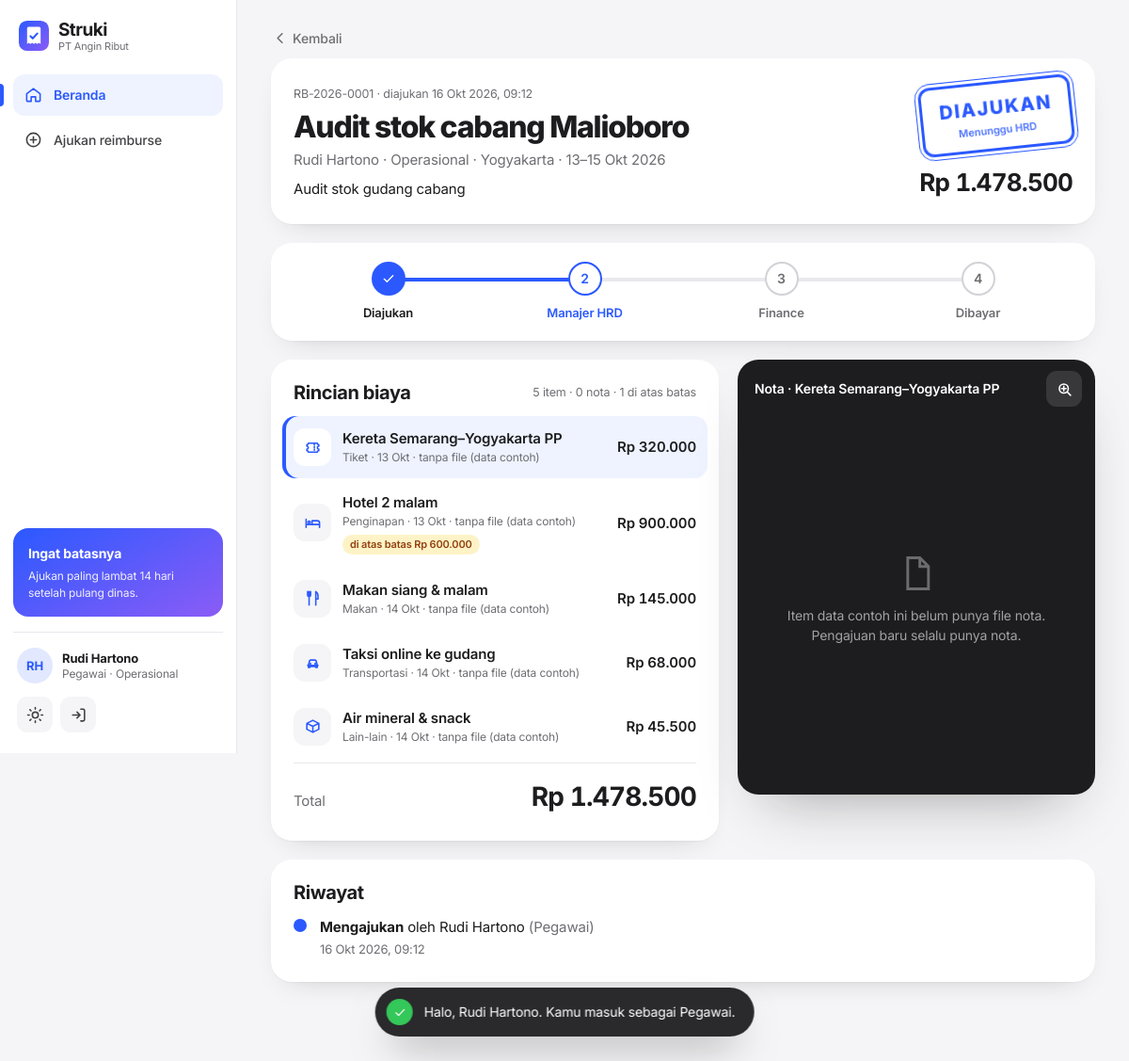
The app's page /detail.php?id=1 (signed in) with its own data.
### tables this page shows
CREATE TABLE claims (
  id              INT AUTO_INCREMENT PRIMARY KEY,
  kode            VARCHAR(20)  NOT NULL UNIQUE,
  user_id         INT NOT NULL,
  judul           VARCHAR(150) NOT NULL,
  kota_tujuan     VARCHAR(80)  NOT NULL,
  keperluan       VARCHAR(255) NOT NULL,
  tgl_berangkat   DATE NOT NULL,
  tgl_pulang      DATE NOT NULL,
  status          ENUM('diajukan','disetujui','terverifikasi','dibayar','revisi','ditolak') NOT NULL DEFAULT 'diajukan',
  total           DECIMAL(14,2) NOT NULL DEFAULT 0,
  metode_bayar    VARCHAR(50)  NULL,
  no_referensi    VARCHAR(50)  NULL,
  bukti_transfer  VARCHAR(255) NULL,
  created_at      TIMESTAMP DEFAULT CURRENT_TIMESTAMP,
  updated_at      TIMESTAMP DEFAULT CURRENT_TIMESTAMP ON UPDATE CURRENT_TIMESTAMP,
  CONSTRAINT fk_claims_user FOREIGN KEY (user_id) REFERENCES users(id)
);

CREATE TABLE users (
  id           INT AUTO_INCREMENT PRIMARY KEY,
  username     VARCHAR(30)  NOT NULL UNIQUE,
  password     VARCHAR(255) NOT NULL,
  nama         VARCHAR(100) NOT NULL,
  role         ENUM('pegawai','hrd','finance','kasir','direktur') NOT NULL DEFAULT 'pegawai',
  divisi       VARCHAR(50)  NOT NULL,
  bank         VARCHAR(30)  NULL,
  no_rekening  VARCHAR(30)  NULL,
  aktif        TINYINT(1)   NOT NULL DEFAULT 1,
  created_at   TIMESTAMP DEFAULT CURRENT_TIMESTAMP
);

CREATE TABLE claim_histories (
  id          INT AUTO_INCREMENT PRIMARY KEY,
  claim_id    INT NOT NULL,
  user_id     INT NOT NULL,
  aksi        VARCHAR(50) NOT NULL,
  catatan     TEXT NULL,
  created_at  DATETIME NOT NULL DEFAULT CURRENT_TIMESTAMP,
  CONSTRAINT fk_hist_claim FOREIGN KEY (claim_id) REFERENCES claims(id) ON DELETE CASCADE,
  CONSTRAINT fk_hist_user  FOREIGN KEY (user_id)  REFERENCES users(id)
);

CREATE TABLE claim_items (
  id          INT AUTO_INCREMENT PRIMARY KEY,
  claim_id    INT NOT NULL,
  kategori    ENUM('transport','tiket','hotel','makan','lain') NOT NULL,
  keterangan  VARCHAR(150) NOT NULL,
  tanggal     DATE NOT NULL,
  nominal     DECIMAL(14,2) NOT NULL,
  nota        VARCHAR(255) NULL,
  CONSTRAINT fk_items_claim FOREIGN KEY (claim_id) REFERENCES claims(id) ON DELETE CASCADE
);

### detail.php (the view, shortened to what this page needs)
<?php
require 'config.php';
$u = require_login();
$st = $pdo->prepare('SELECT c.*, u.nama, u.divisi, u.bank, u.no_rekening FROM claims c JOIN users u ON u.id = c.user_id WHERE c.id = ?');
$st->execute([(int)($_GET['id'] ?? 0)]);
$c = $st->fetch();
$st = $pdo->prepare('SELECT * FROM claim_items WHERE claim_id = ? ORDER BY tanggal, id');
$st->execute([$c['id']]);
$items = $st->fetchAll();
$st = $pdo->prepare('SELECT h.*, u.nama, u.role FROM claim_histories h JOIN users u ON u.id = h.user_id WHERE h.claim_id = ? ORDER BY h.created_at, h.id');
$st->execute([$c['id']]);
$riwayat = $st->fetchAll();
$step = STATUS[$c['status']]['step'];
$is_finance = $u['role'] === 'finance' && $c['status'] === 'disetujui';
$n_over = count(array_filter($items, fn($it) => over_limit($it['kategori'], $it['nominal'])));
$n_nota = count(array_filter($items, fn($it) => !empty($it['nota'])));
$back = $u['role'] === 'direktur' ? 'semua.php' : 'dashboard.php';
$warna_peran = ['pegawai' => '#2B59FF', 'hrd' => '#7C3AED', 'finance' => '#0369A1', 'kasir' => '#15803D', 'direktur' => '#C2410C'];
include 'partials/header.php';
?>
<a href="<?= $back ?>" class="back"><?= ico('back') ?>Kembali</a>
<section class="claim-head card">
  <div class="ch-txt">
    <small class="muted"><?= e($c['kode']) ?> · diajukan <?= $riwayat ? jam($riwayat[0]['created_at']) : '-' ?></small>
    <h1><?= e($c['judul']) ?></h1>
    <p class="muted"><?= e($c['nama']) ?> · <?= e($c['divisi']) ?> · <?= e($c['kota_tujuan']) ?> · <?= periode($c['tgl_berangkat'], $c['tgl_pulang']) ?></p>
    <p><?= e($c['keperluan']) ?></p>
  </div>
  <div class="ch-side">
    <span class="cap s-<?= e($c['status']) ?>" data-cap><?= e(STATUS[$c['status']]['cap']) ?><small><?= e(STATUS[$c['status']]['label']) ?></small></span>
    <b class="ch-total num"><?= rp($c['total']) ?></b>
  </div>
</section>
<?php if ($step > 0): ?>
  <ol class="track" aria-label="Tahap pengajuan">
    <?php foreach (['Diajukan', 'Manajer HRD', 'Finance', 'Dibayar'] as $i => $s):
      $cls = ($i < $step || $step === 4) ? 'done' : ($i === $step ? 'now' : ''); ?>
      <li class="<?= $cls ?>" style="--d:<?= $i * .18 ?>s"><i><?= $cls === 'done' ? ico('check') : $i + 1 ?></i><span><?= $s ?></span></li>
    <?php endforeach; ?>
  </ol>
<?php endif; ?>
<form method="post" action="aksi.php" id="faksi" enctype="multipart/form-data">
  <div class="review<?= $is_finance ? ' finance-mode' : '' ?>">
    <section class="card">
      <div class="card-head"><h2>Rincian biaya</h2><small class="muted"><?= count($items) ?> item · <?= $n_nota ?> nota<?= $n_over ? " · $n_over di atas batas" : '' ?></small></div>
      <ul class="lines" role="list">
        <?php foreach ($items as $k => $it): $over = over_limit($it['kategori'], $it['nominal']); ?>
          <li class="line<?= $k === 0 ? ' sel' : '' ?>" tabindex="0" data-nota="<?= e($it['nota'] ?? '') ?>" data-label="<?= e($it['keterangan']) ?>">
            <span class="cat-ico"><?= ico(KATEGORI[$it['kategori']]['ico']) ?></span>
            <span class="line-txt"><b><?= e($it['keterangan']) ?></b><small><?= e(KATEGORI[$it['kategori']]['label']) ?> · <?= tgl_pendek($it['tanggal']) ?><?= $it['nota'] ? '' : ' · tanpa file (data contoh)' ?></small>
              <?php if ($over): ?><em class="flag">di atas batas <?= rp(KATEGORI[$it['kategori']]['limit']) ?></em><?php endif; ?></span>
            <span class="num line-amt"><?= rp($it['nominal']) ?></span>
          </li>
        <?php endforeach; ?>
      </ul>
      <div class="sum-total"><span>Total</span><b class="num"><?= rp($c['total']) ?></b></div>
    </section>
    <section class="viewer" id="viewer" aria-live="polite">
      <div class="viewer-bar"><span id="vLabel">Nota</span><button type="button" class="icon-btn dark" id="vZoom" aria-label="Perbesar nota" title="Perbesar"><?= ico('zoom') ?></button></div>
      <div class="viewer-body" id="vBody"></div>
    </section>
  </div>
</form>
<section class="card">
  <h2 class="h-md">Riwayat</h2>
  <ol class="timeline">
    <?php foreach ($riwayat as $h): ?>
      <li><i style="background:<?= $warna_peran[$h['role']] ?? '#86868B' ?>"></i><div>
        <div><b><?= e($h['aksi']) ?></b> oleh <?= e($h['nama']) ?> <span class="muted">(<?= e(ROLES[$h['role']]) ?>)</span></div>
        <time class="muted small" datetime="<?= e($h['created_at']) ?>"><?= jam($h['created_at']) ?></time>
      </div></li>
    <?php endforeach; ?>
  </ol>
</section>
<?php include 'partials/footer.php'; ?>

### partials/header.php (shortened to what this page needs)
<?php
require_once __DIR__ . '/logo.php';
$_hu = me();
$_hf = flash();
$_hal_aktif = basename($_SERVER['PHP_SELF']);
$_hv = $_GET['v'] ?? '';
$publik = $publik ?? false;
$menu = [];
if ($_hu) {
    $_hdi = fn($file, $vv = '') => $_hal_aktif === $file && $_hv === $vv;
    switch ($_hu['role']) {
        case 'pegawai':
            $menu = [
                ['dashboard.php', 'Beranda', 'home', $_hdi('dashboard.php') || $_hal_aktif === 'detail.php', 0],
                ['ajukan.php', 'Ajukan reimburse', 'plusc', $_hal_aktif === 'ajukan.php', 0],
            ];
            break;
    }
}
$shell = $_hu && !$publik;
?>
<!doctype html>
<html lang="id">
<head>
<link rel="stylesheet" href="assets/style.css?v=20">
</head>
<body class="<?= e(trim(($body_class ?? '') . ($_hu ? ' role-' . $_hu['role'] : ''))) ?>">
<?php if ($shell): ?>
<div class="app">
  <aside class="side" id="side">
    <div class="side-top">
      <?= logo(beranda_peran($_hu['role'])) ?>
      <button class="icon-btn side-toggle" type="button" aria-label="Buka menu" aria-controls="sideNav" aria-expanded="false"><?= ico('menu') ?></button>
    </div>
    <nav class="side-nav" id="sideNav" aria-label="Menu <?= e(ROLES[$_hu['role']]) ?>">
      <?php foreach ($menu as [$href, $label, $ic, $on, $badge]): ?>
        <a class="nav-item<?= $on ? ' on' : '' ?>" href="<?= $href ?>"<?= $on ? ' aria-current="page"' : '' ?>><?= ico($ic) ?><span><?= e($label) ?></span><?= $badge ? '<b class="nav-badge">' . $badge . '</b>' : '' ?></a>
      <?php endforeach; ?>
      <?php if ($_hu['role'] === 'pegawai'): ?>
        <div class="side-tip"><b>Ingat batasnya</b><span>Ajukan paling lambat <?= BATAS_HARI_PENGAJUAN ?> hari setelah pulang dinas.</span></div>
      <?php endif; ?>
      <div class="side-foot">
        <div class="me">
          <span class="avatar r-<?= e($_hu['role']) ?>"><?= e(inisial($_hu['nama'])) ?></span>
          <span class="me-txt"><b><?= e($_hu['nama']) ?></b><small><?= e(ROLES[$_hu['role']]) ?> · <?= e($_hu['divisi']) ?></small></span>
        </div>
        <div class="side-actions">
          <button class="icon-btn theme-toggle" type="button" aria-label="Ganti tema terang/gelap" title="Tema"><?= ico('sun', 'i-sun') . ico('moon', 'i-moon') ?></button>
          <a class="icon-btn" href="logout.php" aria-label="Keluar" title="Keluar"><?= ico('out') ?></a>
        </div>
      </div>
    </nav>
  </aside>
  <main class="main" id="isi">
<?php else: ?>
  <main id="isi">
<?php endif; ?>
<?php if ($_hf): ?>
  <div class="toast t-<?= e($_hf['type']) ?>" role="status" data-extra="<?= e($_hf['extra'] ?? '') ?>">
    <span class="toast-ico"><?= ico($_hf['type'] === 'err' ? 'x' : 'check') ?></span>
    <span><?= e($_hf['msg']) ?></span>
  </div>
<?php endif; ?>

### config.php (shortened to what this page needs)
<?php
function e($s) { return htmlspecialchars((string)$s, ENT_QUOTES, 'UTF-8'); }
function rp($n) { return 'Rp ' . number_format((float)$n, 0, ',', '.'); }
function tgl($d) {
    $t = strtotime($d);
    return date('j', $t) . ' ' . NAMA_BULAN[(int)date('n', $t)] . ' ' . date('Y', $t);
}
function tgl_pendek($d) { $t = strtotime($d); return date('j', $t) . ' ' . NAMA_BULAN[(int)date('n', $t)]; }
function jam($d) { return tgl($d) . ', ' . date('H:i', strtotime($d)); }
function periode($a, $b) {
    if (substr($a, 0, 7) === substr($b, 0, 7)) return date('j', strtotime($a)) . '–' . tgl($b);
    return tgl_pendek($a) . ' – ' . tgl($b);
}
function nama_pendek($nama) { return preg_replace('/^(Bu|Pak)\s+/i', '', $nama); }
function over_limit($kategori, $nominal) {
    $l = KATEGORI[$kategori]['limit'] ?? null;
    return $l && $nominal > $l;
}
function inisial($nama) {
    $p = preg_split('/\s+/', nama_pendek(trim($nama)));
    return strtoupper(mb_substr($p[0], 0, 1) . (isset($p[1]) ? mb_substr($p[1], 0, 1) : ''));
}
function flash($msg = null, $type = 'ok', $extra = null) {
    $f = $_SESSION['flash'] ?? null;
    return $f;
}
function me() { return $_SESSION['user'] ?? null; }
function beranda_peran($role) { return $role === 'direktur' ? 'laporan.php' : 'dashboard.php'; }
function ico($nama, $cls = '') {
    return '<svg class="ico ' . $cls . '" viewBox="0 0 24 24" fill="none" stroke="currentColor" stroke-width="2" stroke-linecap="round" stroke-linejoin="round" aria-hidden="true">' . $p . '</svg>';
}

### records on screen
claims: user.nama "RH", user.nama "Rudi Hartono", user.divisi "Operasional", kode "RB-2026-0001", judul "Audit stok cabang Malioboro", kota_tujuan "Yogyakarta", periode($c['tgl_berangkat'], $c['tgl_pulang']) "13–15 Okt 2026", keperluan "Audit stok gudang cabang", status "DIAJUKAN", status "Menunggu HRD", total "Rp 1.478.500"
claim_histories: created_at "16 Okt 2026, 09:12", aksi "Mengajukan", user.nama "Rudi Hartono", user.role "Pegawai"
claim_items: keterangan "Kereta Semarang–Yogyakarta PP", kategori "Tiket", tanggal "13 Okt", shows "· tanpa file (data contoh)", nominal "Rp 320.000"
claim_items: keterangan "Hotel 2 malam", kategori "Penginapan", tanggal "13 Okt", shows "· tanpa file (data contoh)", kategori "Rp 600.000", nominal "Rp 900.000"
claim_items: keterangan "Makan siang & malam", kategori "Makan", tanggal "14 Okt", shows "· tanpa file (data contoh)", nominal "Rp 145.000"
claim_items: keterangan "Taksi online ke gudang", kategori "Transportasi", tanggal "14 Okt", shows "· tanpa file (data contoh)", nominal "Rp 68.000"
claim_items: keterangan "Air mineral & snack", kategori "Lain-lain", tanggal "14 Okt", shows "· tanpa file (data contoh)", nominal "Rp 45.500"

### other values on screen
APP_COMPANY "PT Angin Ribut"
$label "Beranda"
$label "Ajukan reimburse"
BATAS_HARI_PENGAJUAN "14"
ROLES[$_hu['role']] "Pegawai"
$_hf['msg'] "Halo, Rudi Hartono. Kamu masuk sebagai Pegawai."
$s "Diajukan"
$s "Manajer HRD"
$s "Finance"
$s "Dibayar"
count($items) "5"
$n_nota "0"
$n_over "1"
